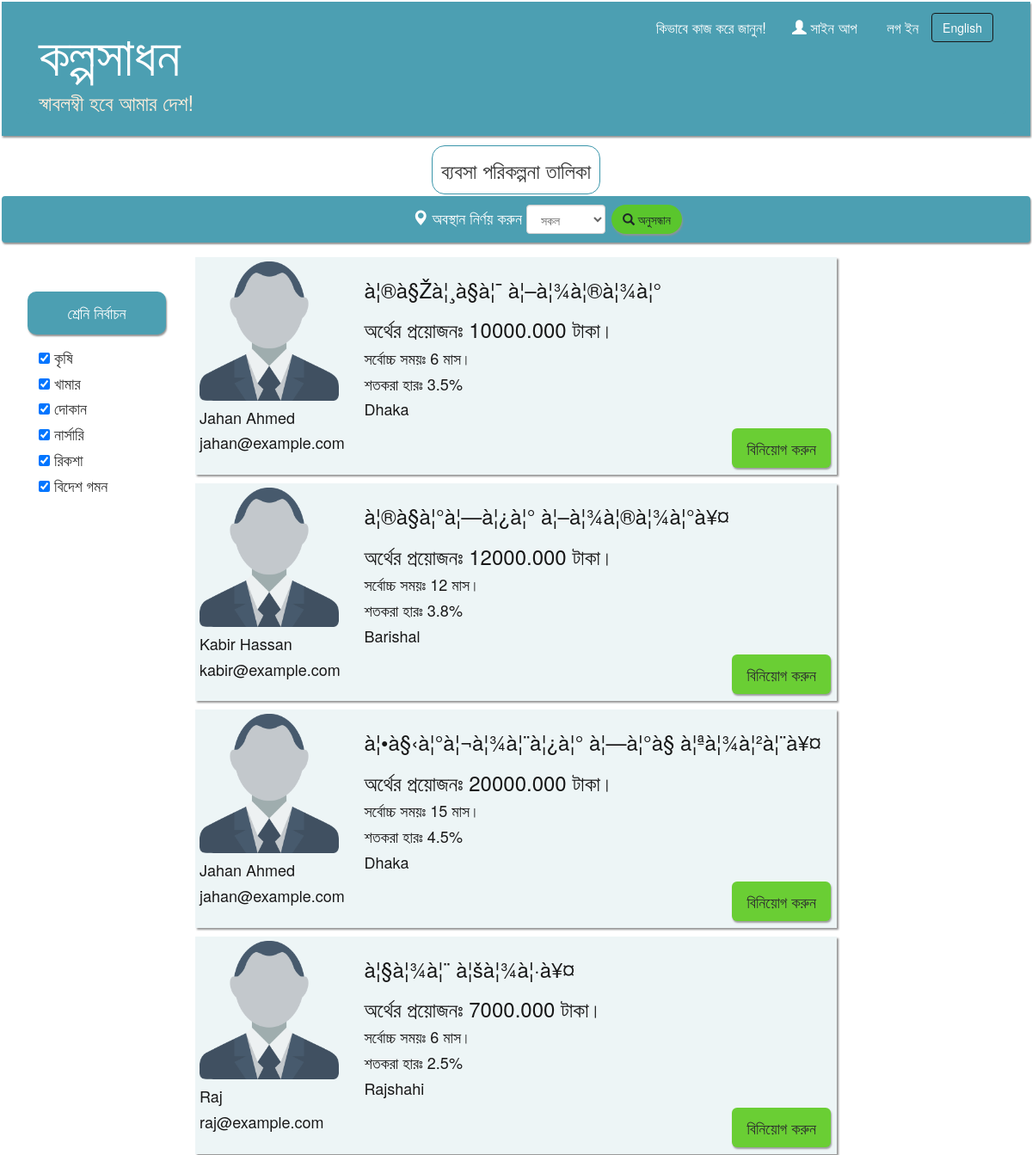
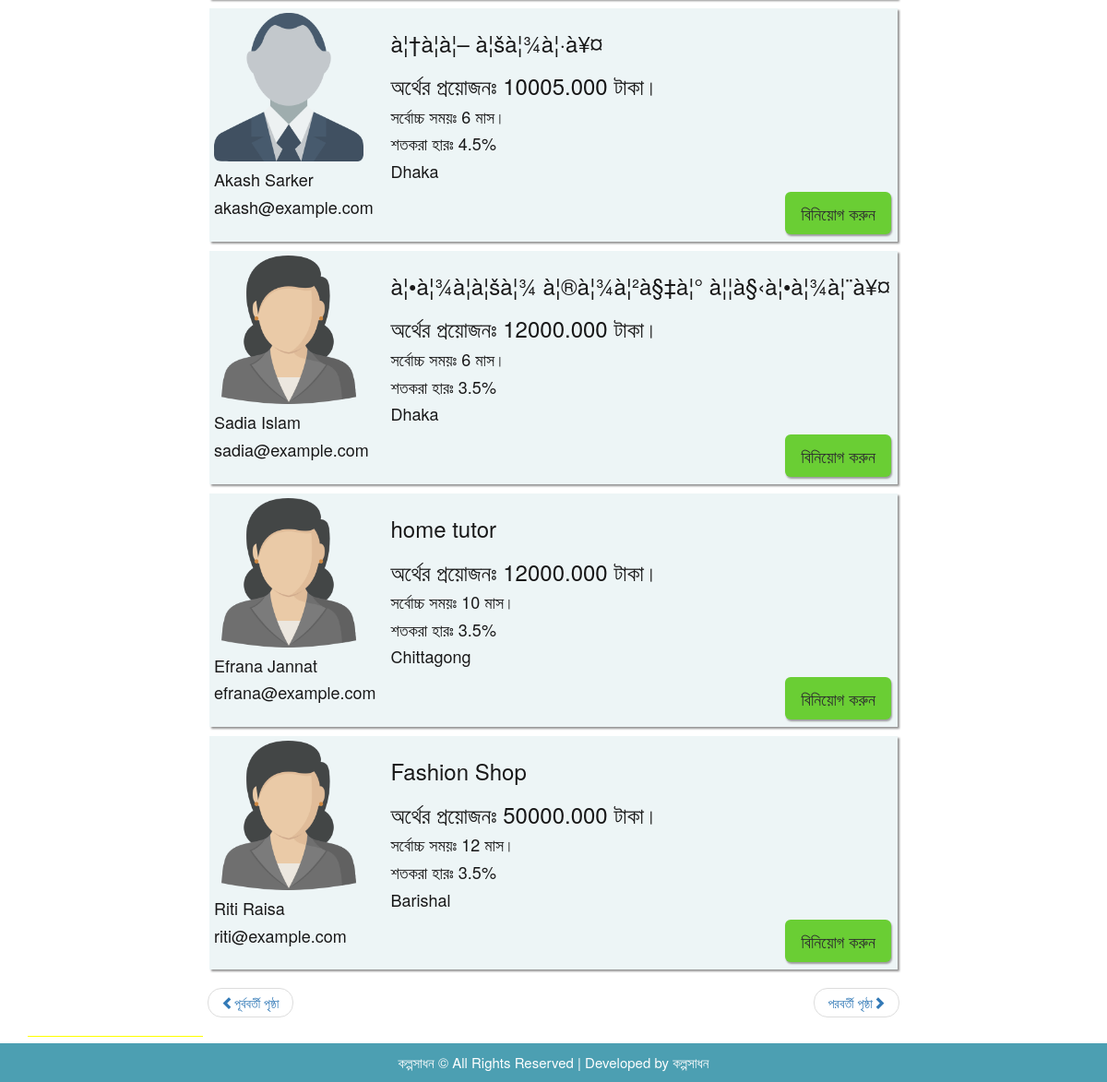
The app's page /businesspage.php with its own data (2 pictures, top to bottom).
### tables this page shows
CREATE TABLE `users` (
  `user_id` int(11) NOT NULL,
  `name` varchar(50) NOT NULL,
  `address` varchar(150) NOT NULL,
  `email` varchar(50) NOT NULL,
  `password` varchar(50) NOT NULL,
  `birth_date` date DEFAULT NULL,
  `phone_number` varchar(22) NOT NULL,
  `gender` varchar(10) DEFAULT NULL
);

CREATE TABLE `businesses` (
  `business_id` int(11) NOT NULL,
  `title` varchar(150) NOT NULL,
  `catagory` varchar(50) NOT NULL,
  `borrower_id` int(11) NOT NULL,
  `fund_amount` decimal(10,3) NOT NULL,
  `description` varchar(255) DEFAULT NULL,
  `duration` int(10) NOT NULL,
  `rate` decimal(3,1) DEFAULT NULL
);

### businesspage.php (the view, shortened to what this page needs)
<!DOCTYPE html>
<html lang="en">
<head>
<link rel="stylesheet" href="https://maxcdn.bootstrapcdn.com/bootstrap/3.3.7/css/bootstrap.min.css">
<link rel="stylesheet" href="mystyle.css">
</head>
<body>
<div class="header jumbotron">
  <div class="container">
    <nav class="navbar navbar-inverse">
	  <div class="container-fluid">
        <div class="navbar-header">
          <h1 ><a style="color:#ffffff;" href="index.php">কল্পসাধন</a></h1>
		  <h3 style="color:#ffecd7; margin:0;">স্বাবলম্বী হবে আমার দেশ!</h3>
        </div>
        <div class="collapse navbar-collapse" id="myNavbar">
          <ul class="nav navbar-nav navbar-right">
            <li><a href="http://localhost/kolposadhonProject/homepage.php#12"">কিভাবে কাজ করে জানুন!</a></li>
            <li><a href="signup.php"><span class="glyphicon glyphicon-user"></span> সাইন আপ</a></li>
            <?php
			if(isset($_SESSION["email"]))
			{
				$str = " লগ আউট";
				$ref = "logout.php";
				$cls = "glyphicon glyphicon-log-out";
			}
			else
			{
				$str = " লগ ইন";
				$ref = "login.php";
				$cls = "glyphicon glyphicon-log-in";
			}
			?>
		    <li><a href= <?php echo $ref?> ><span class=<?php echo $cls?>></span><?= $str?></a></li>
			<button class="btn navbar-btn">English</button>
          </ul>
        </div>
      </div>
    </nav>
  </div>
</div>
<div class="pageheader jumbotron">
  <div class="container">
    <h3><span id="roundborder"> ব্যবসা পরিকল্পনা তালিকা</span></h3>
  </div>
</div>
<div class="primay-menu">
  <nav class="navbar header jumbotron navbar-inverse">
    <div class="container">
	<div class="row">
	<div class="col-sm-8">
      <ul class="nav navbar-nav navbar-right">
        <li><h4><span class="glyphicon glyphicon-map-marker"></span>  অবস্থান নির্ণয় করুন</h4></li>
		<li>
          <div class="form-group form-group-md">
            <select class="form-control" name="location" id="location">
			  <option><li>সকল</li></option>
            </select>
          </div>
	    </li>
		<li><button type="button" class="btn btn-invst btn-md" style="border-radius: 20px; margin: 5px 2px 2px 2px;"><span class="glyphicon glyphicon-search"></span> অনুসন্ধান</button></li>
      </ul>
	  </div>
	  </div>
    </div>
  </div>
<div class="body jumbotron">
  <div class="container">
    <div class="row">
	  <div class="col-sm-2">
	    <div class="section-header">
		  <h4>শ্রেনি নির্বাচন</h4>
		</div>
		<div class="section-body">
          <h4><input type="checkbox" value=""checked> কৃষি</h4>
		  <h4><input type="checkbox" value=""checked> খামার</h4>
		  <h4><input type="checkbox" value=""checked> দোকান</h4>
		  <h4><input type="checkbox" value=""checked> নার্সারি</h4>
		  <h4><input type="checkbox" value=""checked> রিকশা</h4>
		  <h4><input type="checkbox" value=""checked> বিদেশ গমন</h4>
        </div>
	  </div>
	  <div class="col-sm-8">
<?php
include 'connection.php';
$sql = "SELECT name, email, address, title, fund_amount, description, duration, rate, gender FROM users NATURAL JOIN borrowers NATURAL JOIN businesses";
$result = $conn->query($sql);
if ($result->num_rows > 0)
{
	while($row = $result->fetch_assoc())
		{?>
			<div class="card" data-toggle="collapse" data-parent="#accordion" href="#demo">
			  <div class="row">
			    <div class="col-sm-3">
			      <div>
			        <?php if($row["gender"]=="male")
					      $str = "user-male-icon.png";
                        else
                          $str = "user-female-icon.png";
				  ?>
			        <img src= <?php echo $str?> alt="profile image" class="img-fluid" width="100%">
			      </div>
			      <div>
			        <h4><?=$row["name"]?></h4>
			        <h4><?=$row["email"]?></h4>
			      </div>
			    </div>
			    <div class="col-sm-9">
			      <h3><?=$row["title"]?></h3>
			      <h3>অর্থের প্রয়োজনঃ <?=$row["fund_amount"]?> টাকা।</h3>
			      <h4>সর্বোচ্চ সময়ঃ  <?=$row["duration"]?> মাস।</h4>
			      <h4>শতকরা হারঃ  <?=$row["rate"]?>%</h4>
			      <h4><?=$row["address"]?></h4>
			      <button type="button" class="btn btn-invst btn-lg">বিনিয়োগ করুন</button>
			    </div>
			    <div class="col-sm-8">
			    </div>
			  </div>
			</div>
<?php   }
}
?>
		<div>
          <ul class="pager">
            <li class="previous"><a href="#"><span class="glyphicon glyphicon glyphicon-chevron-left"></span>পূর্ববর্তী পৃষ্ঠা</a></li>
            <li class="next"><a href="#">পরবর্তী পৃষ্ঠা<span class="glyphicon glyphicon glyphicon-chevron-right"></span></a></li>
          </ul>
        </div>
	  </div>
	  </div>
	  <div class="col-sm-2" style="background-color:yellow;">
	  </div>
	</div>
  </div>
<footer>
  <div class="footer">
    <div class="container">
      <a>কল্পসাধন ©  All Rights Reserved  |  Developed by কল্পসাধন </a>
	</div>
  </div>
</footer>
</body>
</html>

### mystyle.css (style rules this page uses)
.header { box-shadow: 1px 2px 2px #888888; opacity: 0.9; background-color: #3995aa; padding: 5px; color: #ffffff; margin: 2px 2px 2px 2px; }
.body { background-color: #ffffff; padding: 5px; margin: 2px; }
.nav.navbar-nav.navbar-right li a { color: #ffffff; font-size: larger; }
.navbar { border: none; background-color: #3995aa; }
.navbar-btn { background-color: #3995aa; border-color: black; }
.navbar-header { font-color: #ffffff; }
a:link { text-decoration: none; }
.btn-invst { box-shadow: 1px 2px 2px #888888; opacity: 0.9; background-color: #4bc508; border-color: none; color: black; float: right; margin: 2px 2px 2px 2px; }
.pageheader { text-align:center; background-color: #ffffff; padding: 5px; margin: 2px 2px 2px 2px; }
#roundborder { border-radius: 15px; border: 1px solid #3995aa; padding: 10px; margin: 2px 2px 2px 2px; }
.form-group { margin: 2px 2px 2px 2px; padding: 3px; }
.card { box-shadow: 2px 2px 2px #888888; opacity: 0.9; background-color: #ecf4f6; padding: 5px; color: black; margin: 10px 2px 2px 2px; }
.section-header { text-align:center; border-radius: 10px; box-shadow: 1px 2px 2px #888888; opacity: 0.9; background-color: #3995aa; padding: 5px; color: #ffffff; margin: 50px 2px 2px 2px; }
.section-body { text-align:left; padding: 5px; margin: 2px 2px 2px 10px; }
.footer { box-shadow: 1px 2px 2px #888888; text-align: center; background-color: #3995aa; opacity: 0.9; padding-top: 10px; padding-bottom: 10px; }
.footer a { font-size: 15px; color: #ffffff; }

### records on screen
users: gender (picture), name "Jahan Ahmed", email "jahan@example.com", businesses.title "à¦®à§Žà¦¸à§à¦¯ à¦–à¦¾à¦®à¦¾à¦°", businesses.fund_amount "10000.000", businesses.duration "6", businesses.rate "3.5", address "Dhaka", businesses.title "à¦•à§‹à¦°à¦¬à¦¾à¦¨à¦¿à¦° à¦—à¦°à§ à¦ªà¦¾à¦²à¦¨à¥¤", businesses.fund_amount "20000.000", businesses.duration "15", businesses.rate "4.5"
users: gender (picture), name "Kabir Hassan", email "kabir@example.com", businesses.title "à¦®à§à¦°à¦—à¦¿à¦° à¦–à¦¾à¦®à¦¾à¦°à¥¤", businesses.fund_amount "12000.000", businesses.duration "12", businesses.rate "3.8", address "Barishal"
users: gender (picture), name "Raj", email "raj@example.com", businesses.title "à¦§à¦¾à¦¨ à¦šà¦¾à¦·à¥¤", businesses.fund_amount "7000.000", businesses.duration "6", businesses.rate "2.5", address "Rajshahi"
users: gender (picture), name "Akash Sarker", email "akash@example.com", businesses.title "à¦†à¦à¦– à¦šà¦¾à¦·à¥¤", businesses.fund_amount "10005.000", businesses.duration "6", businesses.rate "4.5", address "Dhaka"
users: gender (picture), name "Sadia Islam", email "sadia@example.com", businesses.title "à¦•à¦¾à¦à¦šà¦¾ à¦®à¦¾à¦²à§‡à¦° à¦¦à§‹à¦•à¦¾à¦¨à¥¤", businesses.fund_amount "12000.000", businesses.duration "6", businesses.rate "3.5", address "Dhaka"
users: gender (picture), name "Efrana Jannat", email "efrana@example.com", businesses.title "home tutor", businesses.fund_amount "12000.000", businesses.duration "10", businesses.rate "3.5", address "Chittagong"
users: gender (picture), name "Riti Raisa", email "riti@example.com", businesses.title "Fashion Shop", businesses.fund_amount "50000.000", businesses.duration "12", businesses.rate "3.5", address "Barishal"

### other values on screen
$str "লগ ইন"
